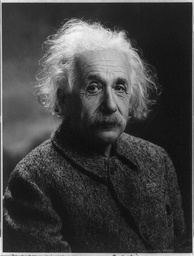
#> input picture Chapter2/Images/Einstein1.jpg, 194 x 256 px, shrunk from 485 x 640 before the run, found by its file name
$ python ScalingTransformationBilinearInterpolation.py
#> lines starting #> are read from the running program, lines starting #| are printed output that depends on the picture
# ITS IMVIS
# Chapter 3 -
# Mike Rietveldt -- 20183380

import numpy as np
import matplotlib.pyplot as plt
import cv2
import matplotlib as mpl

def f_bilinearInterpolate(r,c,I):
    lc = int(c) # int maken van de waarde
    rc = lc + 1 # linker kolom + 1 = rechter kolom
    wr = c - lc # kolom - linker kolom = breedte rechts
    wl = rc - c # rechter kolom - kolom = breedte links
    tr = int(r) # int maken van de warde
    br = tr + 1 # bovenste rij + 1 = achterste rij
    wt = br - r # achterste rij - rij = breedte boven
    wb = r - tr # rij + bovenste rij = breedte beneden
    if tr >= 0 and br< I.shape[0] and lc >= 0 and rc < I.shape[1]:
        a = wl*I[tr,lc] + wr*I[tr,rc]
        b = wl*I[br,lc] + wr*I[br,rc]
        g = wt*a + wb*b
        return np.uint8(g)
    else:
         return 0


grayImage = cv2.imread(r'C:\Users\Mike\Desktop\ITS\Imvis\Chatpter2\Pics\Einstein1.jpg', cv2.IMREAD_GRAYSCALE) # LET OP OpenCV leest in BGR
#> grayImage is the input picture: shape (256, 194); min 9, max 247, mean 66.4

numRows = grayImage.shape[0]
#> numRows = 256
numCols = grayImage.shape[1]
#> numCols = 194


S = np.array([[2, 0],[0, 2]]) # array aanmaken
I2 = np.zeros((2*numRows, 2*numCols), dtype='uint8')

Tinv = np.linalg.inv(S) # inverse lineare algebra

# Loop voor inverse transformation
for new_i in range(I2.shape[0]):
    for new_j in range(I2.shape[1]):
            P_dash = np.array([new_i,new_j])
            P = Tinv.dot(P_dash)
            # P = np.int16(np.round(P)) # floor rond af naar beneden
            i = P[0]
            j = P[1]
            #bump check
            if i < 0 or i >= numRows or j< 0 or j >= numCols:
                  pass
            else:
                  g = f_bilinearInterpolate(i,j,grayImage)
                  I2[new_i,new_j] = g
#> this loop made 512 passes
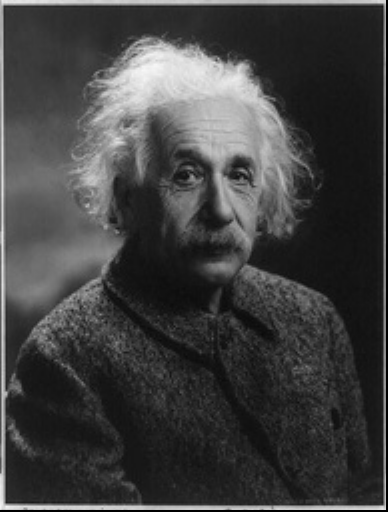
#> I2: shape (512, 388); min 0, max 247, mean 64.7


# Functie voor laten zien originele foto
def displayImageInActualSize(I):
      dpi = mpl.rcParams['figure.dpi'] # Intensiteit
      H,W = I.shape # Hoogte, breedte
      figSize = W/float(dpi), H/float(dpi) # Hoogte, breedte delen door intensiteit
      fig = plt.figure(figsize = figSize) # Grootes gelijk stellen van figguur aan foto
      ax = fig.add_axes([0,0,1,1]) # Axes aanmaken
      #ax.axis('off')
      ax.imshow(I, cmap='gray')
      plt.show()

displayImageInActualSize(I2)

$ run again, with Chapter2/Images/Rgb1.jpg copied over Chapter2/Images/Einstein1.jpg
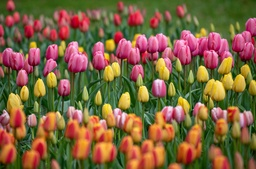
#> input picture Chapter2/Images/Rgb1.jpg, 256 x 169 px, shrunk from 1500 x 991 before the run, found by its file name
#> `grayImage = cv2.imread(r'C:\Users\Mike\Desktop\ITS\Imvis\Chatpter2\Pic..`:
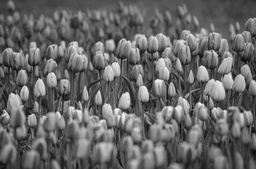
#> grayImage: shape (169, 256); min 7, max 251, mean 103
#> the loop `for new_i in range(I2.shape[0]):` made 338 passes
#> after the loop `for new_i in range(I2.shape[0]):`:
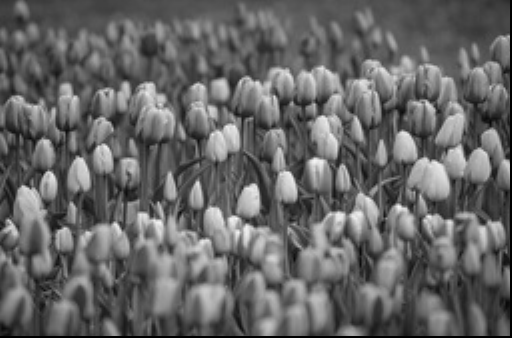
#> I2: shape (338, 512); min 0, max 251, mean 102
